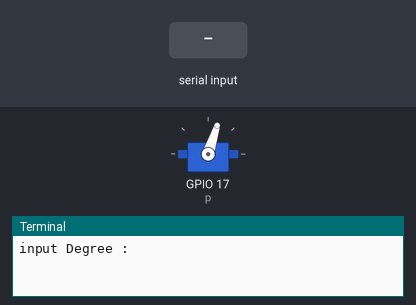
The program below on a simulated Raspberry Pi (BCM pin numbers). Shown: servo, the last lines printed to the terminal. The test bench sets the inputs (shaded band). Servo angles are drawn from the pulse width (0.5 ms = 0°, 2.5 ms = 180°).

Above: at 1.2 s.
1.3 s: "90" typed at the terminal, then Enter
At 2.2 s:
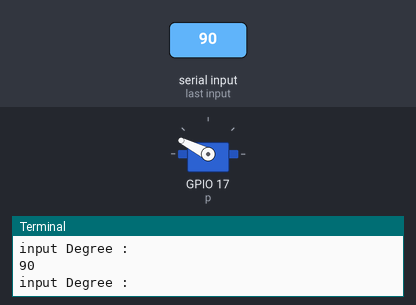
2.8 s: "0" typed at the terminal, then Enter
At 3.4 s:
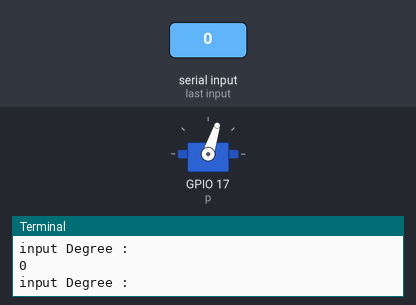
Timing chart, 0 to 5.8 s (numbered marks = the images above; inputs shaded):
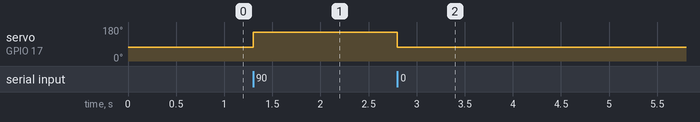

The program:

servo_single_test.py
```python
import time

#GPIOの初期設定
import RPi.GPIO as GPIO
GPIO.setmode(GPIO.BCM)

#GPIO4を出力端子設定
GPIO.setup(17, GPIO.OUT)

#GPIO4をPWM設定、周波数は50Hz
p = GPIO.PWM(17, 50)

#Duty Cycle 0%
p.start(6.5)

while True:
    print("input Degree : ")
    degree = float(input())
    dc =  2.0 + (11.0-2.0)/180*(degree+90)
    p.ChangeDutyCycle(dc)
    time.sleep(0.03)
```

Measured:
- after the input at 1.3 s, servo on GPIO 17 (p): 72° → 153° at once
- after the input at 2.8 s, servo on GPIO 17 (p): 153° → 72° at once
